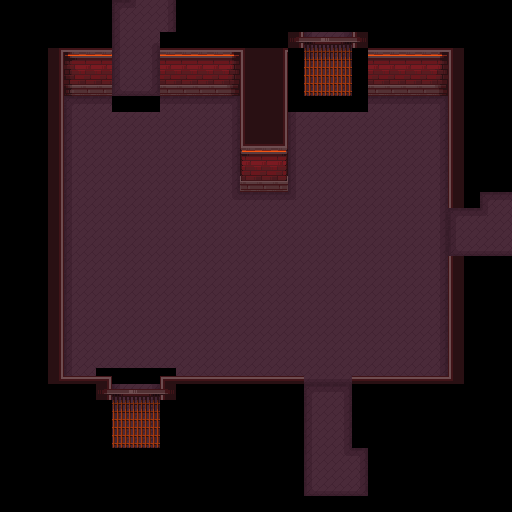

A level layout from a 2D game, rendered from its tile map. Below: a short description, then the map file with tile-grid data replaced by summaries:
An orthogonal 32x32 tile map with 16x16 px tiles, 7 tile layers (Back, GateBack, Walls, GateWalls, ...).

<map version="1.10" tiledversion="1.10.2" orientation="orthogonal" renderorder="right-down" width="32" height="32" tilewidth="16" tileheight="16" infinite="0" nextlayerid="8" nextobjectid="1">
 <tileset firstgid="1" source="../../Tilesets/forge_tileset.tsx" />
 <layer id="1" name="Back" width="32" height="32">
  <data>[1024 cells, 459 non-empty, 12 distinct tile ids]</data>
 </layer>
 <layer id="6" name="GateBack" width="32" height="32">
  <data>[1024 cells, 24 non-empty, 3 distinct tile ids]</data>
 </layer>
 <layer id="2" name="Walls" width="32" height="32">
  <data>[1024 cells, 105 non-empty, 22 distinct tile ids]</data>
 </layer>
 <layer id="4" name="GateWalls" width="32" height="32">
  <data>[1024 cells, 22 non-empty, 5 distinct tile ids]</data>
 </layer>
 <layer id="3" name="Front" width="32" height="32">
  <data>[1024 cells, 16 non-empty, 1 distinct tile ids]</data>
 </layer>
 <layer id="5" name="GateFront" width="32" height="32">
  <data>[1024 cells, 8 non-empty, 3 distinct tile ids]</data>
 </layer>
 <layer id="7" name="GateAboveFront" width="32" height="32">
  <data>[1024 cells, 6 non-empty, 3 distinct tile ids]</data>
 </layer>
</map>
